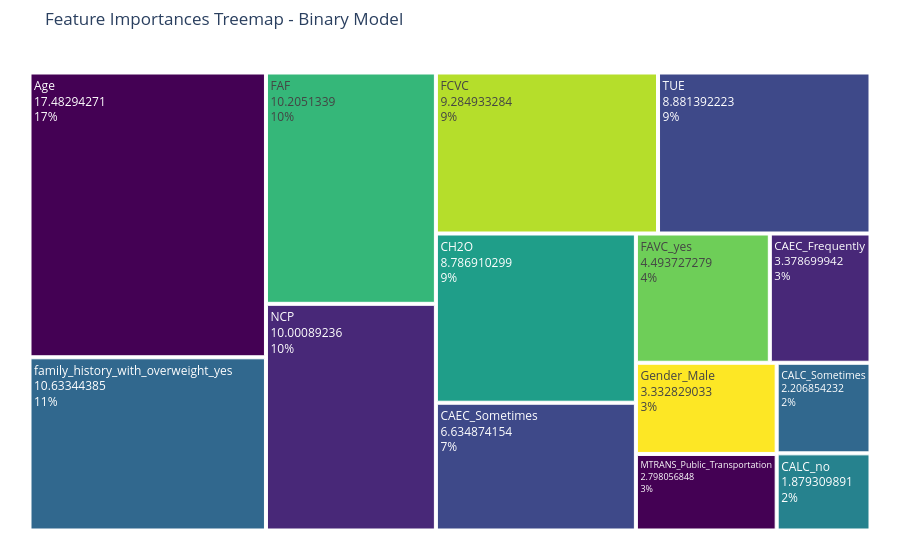

The notebook cell this image was saved under:
### Markdown cell above
> Analysis of Family History as a Single Predictor

To test our core research question— *can we predict obesity categories solely based on family history?* —we trained a dedicated model using only the `family_history_with_overweight_yes` feature.

* **Comparison with Full Model:** While the full feature model achieved a strong accuracy of **93.3%**, the single-feature model using only family history dropped significantly to an accuracy of **62.4%**.
* **Precision and Recall Trade-off:** The model trained solely on family history heavily over-predicts obesity (class 1), achieving a high recall of `0.99` but a very low precision of `0.55` for that class. Conversely, its ability to correctly identify non-obese individuals (class 0) suffers with a recall of only `0.31`.
* **Conclusion:** Family history alone is insufficient for accurate prediction. While it provides a baseline genetic risk signal, reliably predicting obesity requires combining genetic factors with lifestyle, diet, and physical habits.

### Code cell
bin_importances = (pd.Series(rf_bin.feature_importances_, index=X_binary_encoded.columns)*100).sort_values(ascending=False)

df_treemap = pd.DataFrame({
    'Feature': bin_importances.index,
    'Importance': bin_importances.values,
})


fig = px.treemap(
    df_treemap,
    path=['Feature'],
    values='Importance',  
    color='Feature', 
    color_discrete_sequence=px.colors.sequential.Viridis,
    
)


fig.update_traces(
    root_color="white",
    textinfo='label+value+percent parent',
    hovertemplate='<b>%{label}</b><br>Importance Score: %{value:.2f}%<br>(%{percentParent} of total)',
    
)

fig.update_layout(
    title_text='Feature Importances Treemap - Binary Model',
    margin=dict(t=50, l=25, r=25, b=25),
)

fig.show()

#print("\nBinary Model Importances:")
#print(bin_importances)

### Figure 1 — Plotly figure (JSON) as saved in the notebook; plotly's stock layout.template omitted (floating-point values rounded to 4 significant figures)
{"data": [{"branchvalues": "total", "customdata": [["Age"], ["CAEC_Frequently"], ["CAEC_Sometimes"], ["CALC_Sometimes"], ["CALC_no"], ["CH2O"], ["FAF"], ["FAVC_yes"], ["FCVC"], ["Gender_Male"], ["MTRANS_Public_Transportation"], ["NCP"], ["TUE"], ["family_history_with_overweight_yes"]], "domain": {"x": [0, 1], "y": [0, 1]}, "hovertemplate": "<b>%{label}</b><br>Importance Score: %{value:.2f}%<br>(%{percentParent} of total)", "ids": ["Age", "CAEC_Frequently", "CAEC_Sometimes", "CALC_Sometimes", "CALC_no", "CH2O", "FAF", "FAVC_yes", "FCVC", "Gender_Male", "MTRANS_Public_Transportation", "NCP", "TUE", "family_history_with_overweight_yes"], "labels": ["Age", "CAEC_Frequently", "CAEC_Sometimes", "CALC_Sometimes", "CALC_no", "CH2O", "FAF", "FAVC_yes", "FCVC", "Gender_Male", "MTRANS_Public_Transportation", "NCP", "TUE", "family_history_with_overweight_yes"], "marker": {"colors": ["#440154", "#482878", "#3e4989", "#31688e", "#26828e", "#1f9e89", "#35b779", "#6ece58", "#b5de2b", "#fde725", "#440154", "#482878", "#3e4989", "#31688e"]}, "name": "", "parents": ["", "", "", "", "", "", "", "", "", "", "", "", "", ""], "root": {"color": "white"}, "textinfo": "label+value+percent parent", "type": "treemap", "values": [17.48, 3.379, 6.635, 2.207, 1.879, 8.787, 10.21, 4.494, 9.285, 3.333, 2.798, 10.0, 8.881, 10.63]}], "layout": {"autosize": true, "legend": {"tracegroupgap": 0}, "margin": {"b": 25, "l": 25, "r": 25, "t": 50}, "title": {"text": "Feature Importances Treemap - Binary Model"}, "treemapcolorway": ["#440154", "#482878", "#3e4989", "#31688e", "#26828e", "#1f9e89", "#35b779", "#6ece58", "#b5de2b", "#fde725"]}}
